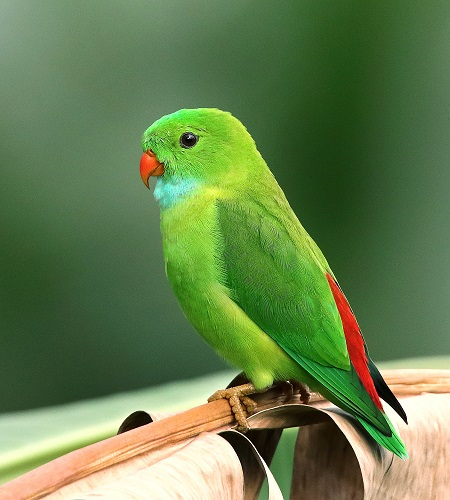
#> input picture 数字图像处理/week7-图像直方图与图像变换/code/pic/parrot500x450.jpg, 450 x 500 px, found by its file name
$ jupyter execute '练习-线性变换-答案.ipynb'
#> lines starting #> are read from the running program, lines starting #| are printed output that depends on the picture
# 练习-线性变换

线性变换的公式是
$$
Db = a * Da + b
$$

- 1.请你将图片进行线性变换，a=1.5，b=10。并且说明这样变换后图像的变化效果是什么？
- 2.将线性变换后的图片，以灰度直方图的形式显示出来。

[cell 1]
import cv2 as cv              # OpenCV计算机视觉库
import numpy as np            # NumPy数值计算库
import matplotlib.pyplot as plt  # Matplotlib绑图库

[cell 2]
def show(img):
    """自定义显示函数：自动判断灰度图或彩色图并正确显示"""
    if img.ndim == 2:  # 灰度图
        plt.imshow(img, cmap='gray')
    else:  # 彩色图，BGR转RGB
        plt.imshow(cv.cvtColor(img, cv.COLOR_BGR2RGB))
    plt.show()

[cell 3]
# 读取彩色图片用于线性变换练习
img = cv.imread('pic/parrot500x450.jpg')
#> img is the input picture: shape (500, 450, 3); mean B, G, R 77, 126.8, 101
show(img)

[cell 4]
# 绘制原图的直方图，展平后统计所有通道的像素值分布
plt.hist(img.ravel(), bins=256, range=[0, 256])
plt.show()
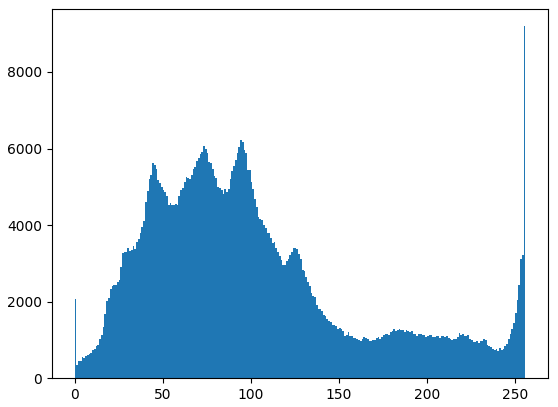
#> figure drawn by matplotlib, 1 panel; tallest bar 9195 high, from x = 255 to 256

1.线性变换

[cell 5]
# cv.convertScaleAbs()：线性变换，alpha=1.5（斜率），beta=10（截距）
# s = 1.5 * r + 10，使图像整体变亮、对比度增加
img2 = cv.convertScaleAbs(img, alpha=1.5, beta=10)
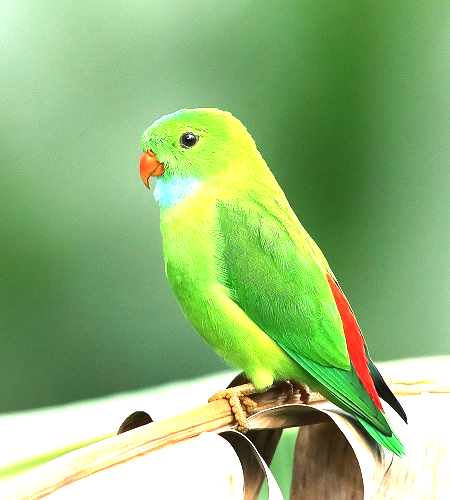
#> img2: shape (500, 450, 3); mean B, G, R 120.2, 183.8, 145
show(img2)

2.变化前后的直方图

[cell 6]
# 绘制线性变换后的直方图，观察像素值分布的变化
plt.hist(img2.ravel(), bins=256, range=[0, 256])
plt.show()
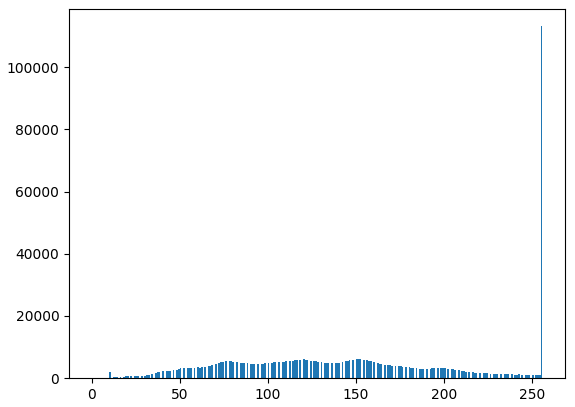
#> figure drawn by matplotlib, 1 panel; tallest bar 113125 high, from x = 255 to 256

## 写法2

[cell 7]
# 手动实现线性变换（写法2）：先转为int32避免溢出，再用clip截断到[0,255]
a = 1.5
b = 20
img3 = a * img.astype(np.int32) + b   # 转为int32避免uint8溢出
img3 = np.clip(img3, 0, 255)          # 截断到[0,255]
show(np.uint8(img3))                  # 转为uint8显示
print(img3.max())
#| 255.0

$ run again, with 数字图像处理/week7-图像直方图与图像变换/code/pic/pencils500x333.jpg copied over 数字图像处理/week7-图像直方图与图像变换/code/pic/parrot500x450.jpg
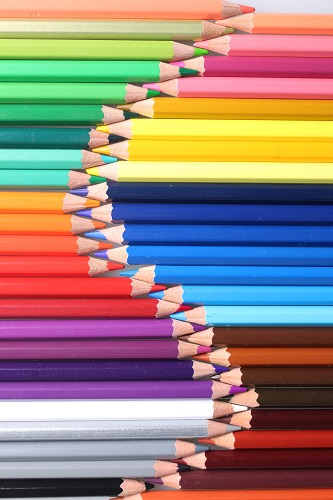
#> input picture 数字图像处理/week7-图像直方图与图像变换/code/pic/pencils500x333.jpg, 333 x 500 px, found by its file name
#> img is the input picture: shape (500, 333, 3); mean B, G, R 124.4, 130.9, 153.5
#> `img2 = cv.convertScaleAbs(img, alpha=1.5, beta=10)`:
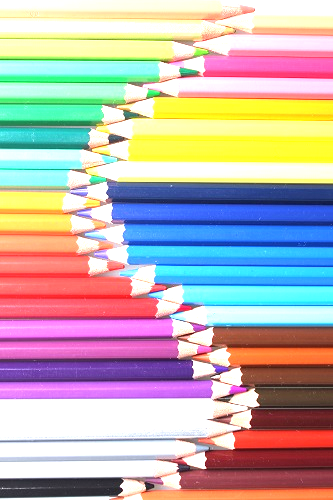
#> img2: shape (500, 333, 3); mean B, G, R 175.2, 177.9, 189.9
#> `plt.show()`:
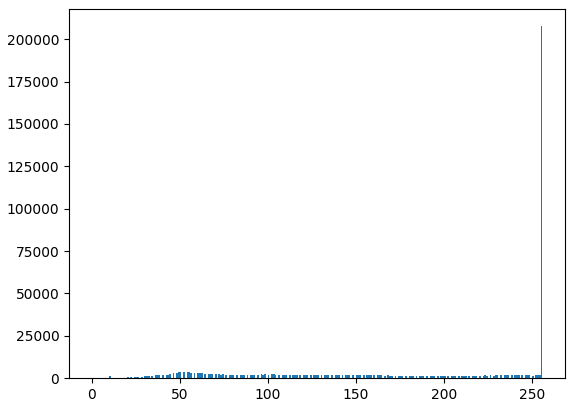
#> figure drawn by matplotlib, 1 panel; tallest bar 207662 high, from x = 255 to 256
#| 255.0

$ run again, with 数字图像处理/week7-图像直方图与图像变换/code/pic/wolf500x750.jpg copied over 数字图像处理/week7-图像直方图与图像变换/code/pic/parrot500x450.jpg
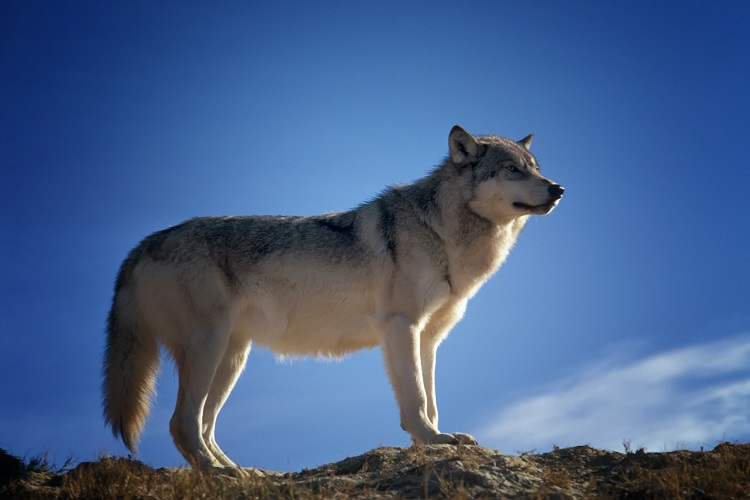
#> input picture 数字图像处理/week7-图像直方图与图像变换/code/pic/wolf500x750.jpg, 750 x 500 px, found by its file name
#> img is the input picture: shape (500, 750, 3); mean B, G, R 137.7, 96.2, 70.4
#> `img2 = cv.convertScaleAbs(img, alpha=1.5, beta=10)`:
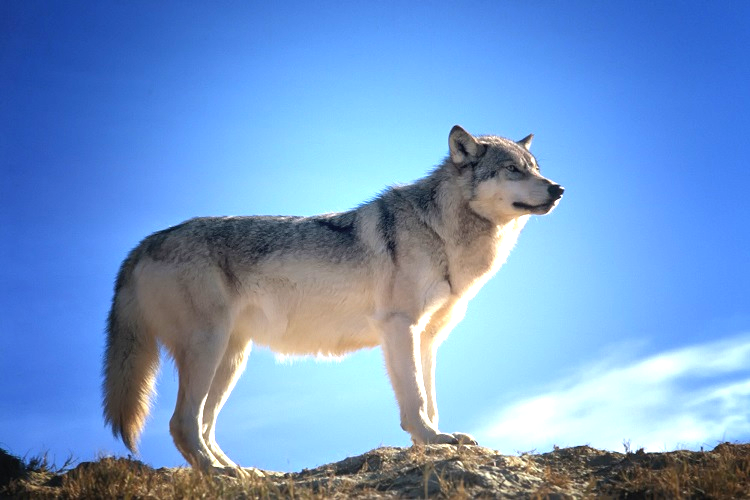
#> img2: shape (500, 750, 3); mean B, G, R 201.7, 153.1, 114.7
#> `plt.show()`:
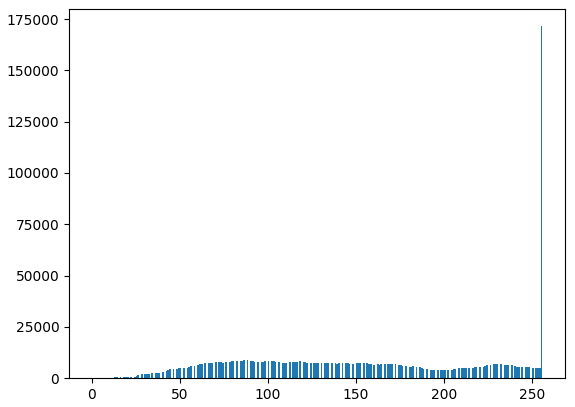
#> figure drawn by matplotlib, 1 panel; tallest bar 171503 high, from x = 255 to 256
#| 255.0
